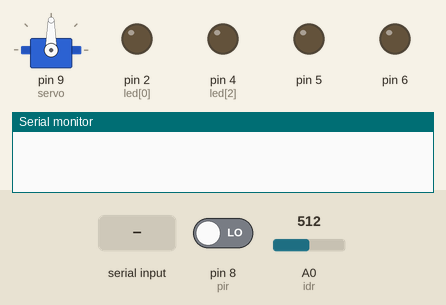
Simulated run of this sketch. Board: Arduino Uno, built with avr-gcc and run on an emulated ATmega328P. On the bench: servo, output pins drawn as LEDs (lit = HIGH), the last lines printed to the serial monitor. The test bench sets the inputs (shaded band); at power-on: pin 8 (pir) LOW, A0 (idr) = 512.

Above: at 1.2 s.
1.3 s: "b" received over Serial
3.2 s: pin 8 (pir) driven HIGH
At 3.8 s:
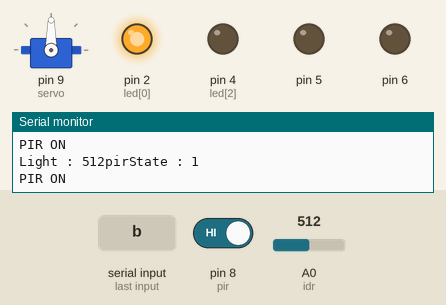
4.7 s: pin 8 (pir) driven LOW
At 5.3 s:
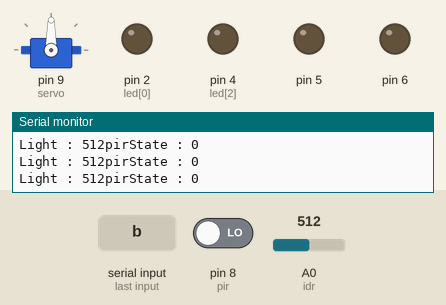
Timing chart, 0 to 7.7 s (numbered marks = the images above; inputs shaded):
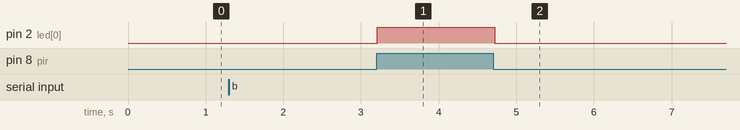

Measured:
- after the input at 3.2 s, pin 2 (led[0]): LOW → HIGH at once
- after the input at 4.7 s, pin 2 (led[0]): HIGH → LOW at once

The sketch:

Project_Robot_pre.ino
```cpp
#include <Servo.h>
#define trigPin 11
#define echoPin 10

Servo servo;
int led[3] = {2,3,4};
int idr = A0;
int pir = 8;
int pirState = 0;
bool door_status = false;
bool *ptrStatus = &door_status;

void setup() {
  Serial.begin (9600);
  pinMode(trigPin, OUTPUT);
  pinMode(echoPin, INPUT);
  pinMode(idr,INPUT);
  pinMode(pir, INPUT);
  servo.attach(9);
  pinMode(led,OUTPUT);

}
void led_Emerg(){
  for(int i=0;i<=2;i++){
    digitalWrite(led[i],1);
    delay(100);
  }
  for(int i=0;i<3;i++){
   digitalWrite(led[i],0);
   delay(100);
  }
}

void Door_Open(bool door_status){

 if(door_status != true){
   for (int pos = 0; pos <= 100; pos += 1) {
      servo.write(pos);
      Serial.println("S");
      delay(50);
    }
    door_status = true;

  }
  /*ไฟติด 3 ดวง*/
  digitalWrite(led[0],1);
  delay(1000);
  digitalWrite(led[1],1);
  delay(1000);
  digitalWrite(led[2],1);
  delay(1000);
}

void Door_Closed(){

}

void Half_Door(){
  /*ไฟติด 1 ดวง*/
  digitalWrite(led[0],1);
  delay(1000);
}

void water() {
  long duration, distance;
  digitalWrite(trigPin, LOW);
  delayMicroseconds(2);
  digitalWrite(trigPin, HIGH);
  delayMicroseconds(10);
  digitalWrite(trigPin, LOW);
  duration = pulseIn(echoPin, HIGH);
  distance = (duration/2) / 29.1;

  if (distance < 10) {
    servo.write(0);
    delay(1000);
    servo.write(90);
    delay(1000);
    servo.write(180);
    delay(1000);
  }

  else {
    Serial.print(distance);
    Serial.println(" cm");
  }
  delay(100);
}

void light() {
  int val = analogRead(idr);
  Serial.print("Light : ");
  Serial.print(val);

  if(val < 100){
  }
  else{
  }
}

void motion_pir(){
  pirState = digitalRead(pir);

  Serial.print("pirState : "); Serial.println(pirState);

  if (pirState == HIGH) {
    Serial.println("PIR ON");
    digitalWrite(led[0],1);
  }

  else if (pirState == LOW) {
    digitalWrite(led[0],0);
  }

}

void loop(){

  if (Serial.available() > 0) {
    char button = Serial.read();
    if (button == 'b') {
        while(Serial.read() != 'n'){
          light();
          motion_pir();
          delay(100);
          //led_Emerg();
        }
    }
  }
}
  
```
